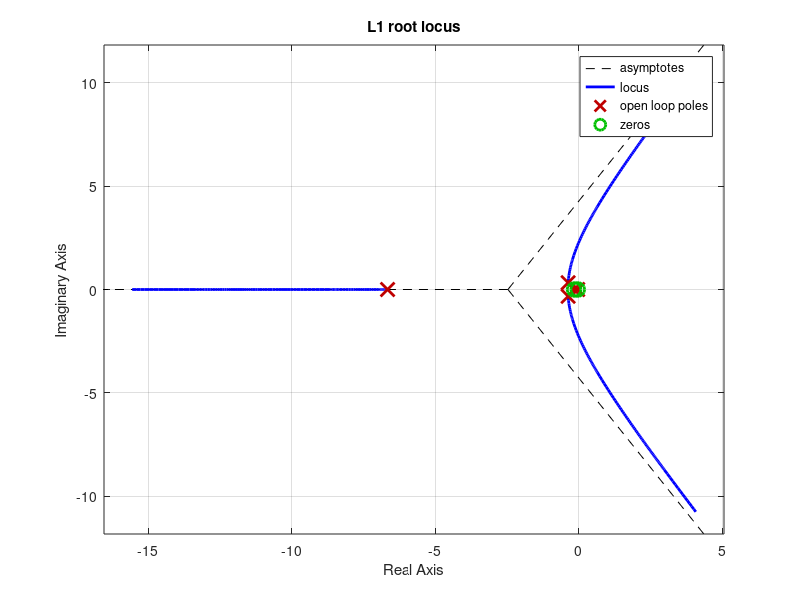
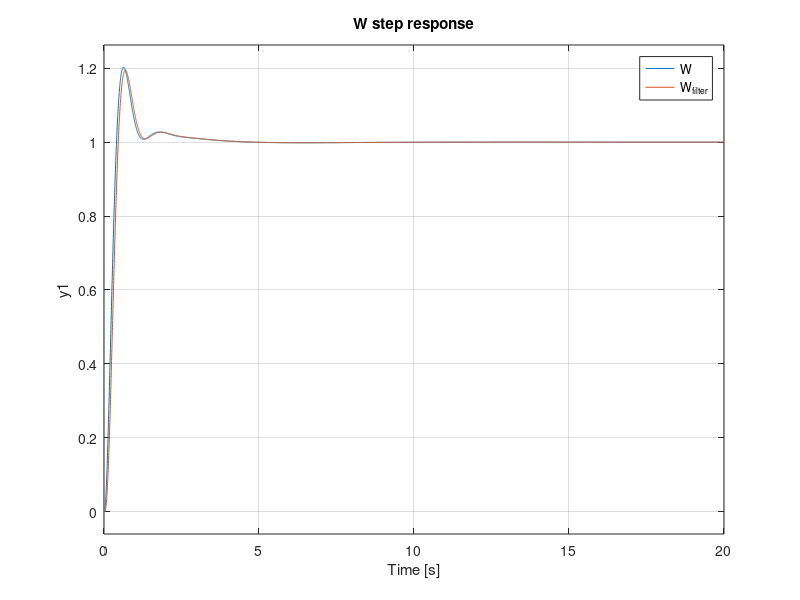
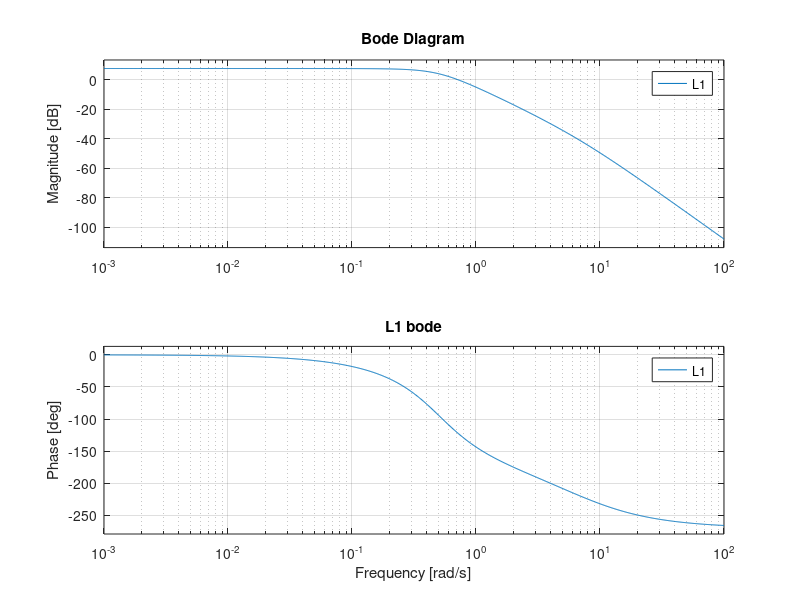

Here is the MATLAB script that generated these plots, in order:
clc;
close all;
clear all;
%% Processo P

s = tf('s')
Kp = 2.4;
P1 = (s*6+1)/(4*s^2+3*s+1);
P2 = 1/(0.15*s+1);
P3 = 1/(25*s+1);
P = Kp * P1 * P2 * P3


% Si vuole:
% - errore a regime nullo per riferimenti costanti
% - sovrealongazione < 25 %
% - tempo di assestamento < 2 s

% Utilizzazione PID per controllo del processo P


%% Controllo C prima del regolatore PID
% Si nota che è presente un polo troppo lento per le specifiche richieste, ovvero il polo -1/25
% Per rendere realizzabile il controllo C è necessario un polo. Per semplicare il progetto
% Si prende come polo -1/6, così da semplificare anche il numeratore

C = (25*s+1)/(6*s+1);
L1 = P * C;

figure(1);
rlocus(L1);
title("L1 root locus");
grid on;

figure(2)
nyquist(L1);
title("L1 nyquist");
grid on;

figure(3);
bode(L1);
title("L1 bode");
grid on;


%% Regolatore PID
KP = 9;     % KP t.c. la prima sovraelongazione sia prima del tempo di assestamento richiesto
KI = 4;     % KI t.c l'uscita entra nell'area di errore poco dopo il tempo di assestamento senza aumentare troppo la sovraelongazione
KD = 9;     % KD t.c le oscillazione vengono smorzate e si soddisfi il tempo di assestamento
N = 100;

PID_P = KP;
PID_I = KI * (1/s);
PID_D = KD * (s/(s/N +1));
% Si dovrebbe aggiungere un filtro per evitare che l'azioni derivativa genere in controllo troppo
% elevato nel momento in cui il riferimento cambia livello (derivata infinita)

PID = PID_P + PID_I + PID_D;
L = L1 * PID;

% 
% figure(1);
% rlocus(L);
% title("L root locus");
% grid on;
% 
% figure(2)
% nyquist(L);
% title("L nyquist");
% grid on;
% 
% figure(3)
% bode(L);
% title("L bode");
% grid on;


% Verifica prestazioni
W = minreal(L / (1 + L));


F = 1/(s*0.05+1);    % Applicazione del filtro per l'azione derivativa
W_filter = W * F;
W_filter = minreal(W_filter);

% figure(1);
% hold on;
% rlocus(W, 0);
% rlocus(W_filter, 0);
% title("W root locus");
% legend("W", "W_{filter}");
% grid on;

figure(2)
step(W,W_filter);
title("W step response");
legend("W", "W_{filter}");
grid on;
